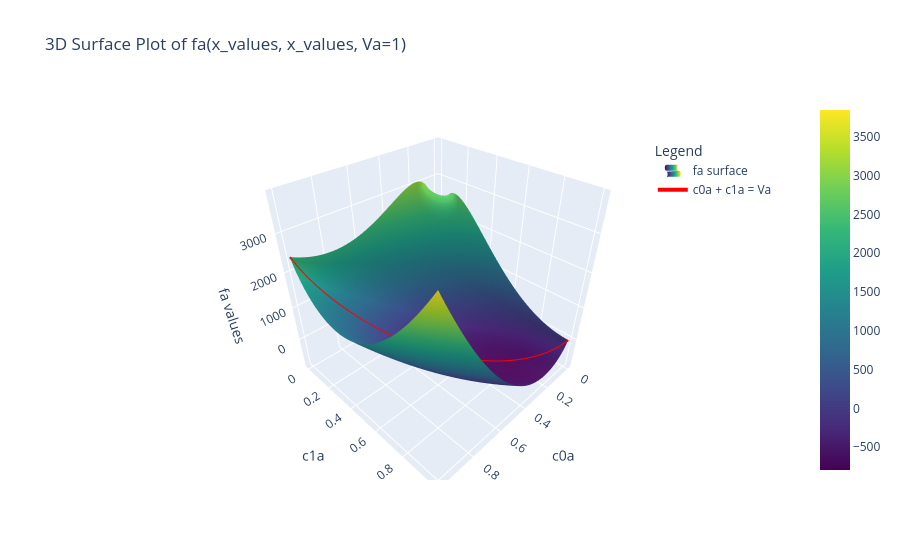

Write notebook code for a chart like this one.
### Code cell
import plotly.graph_objects as go
X, Y = np.meshgrid(x_values, x_values)
Z = fa(Va=1, c0a = X, c1a = Y)

fig = go.Figure()

# Add the 3D surface plot for fa
fig.add_trace(go.Surface(
    z=Z,
    x=x_values, 
    y=x_values, 
    colorscale='Viridis',
    name='fa surface',
    showlegend=True
))

# Add the line where c0a + c1a = Va
fig.add_trace(go.Scatter3d(
    x=x_values, 
    y=1-x_values, 
    z=fa(c0a=x_values, c1a=1-x_values, Va=1), 
    mode='lines', 
    name='c0a + c1a = Va', 
    line=dict(color='red', width=4),
    showlegend=True
))

# Update layout for the plot
fig.update_layout(
    title='3D Surface Plot of fa(x_values, x_values, Va=1)',
    legend=dict(title="Legend", x=0.8, y=0.9, bgcolor="rgba(255, 255, 255, 0.7)"),
    scene=dict(
        xaxis_title='c0a',
        yaxis_title='c1a',
        zaxis_title='fa values',
        aspectratio=dict(x=1, y=1, z=1)
    )
)
fig.show()
